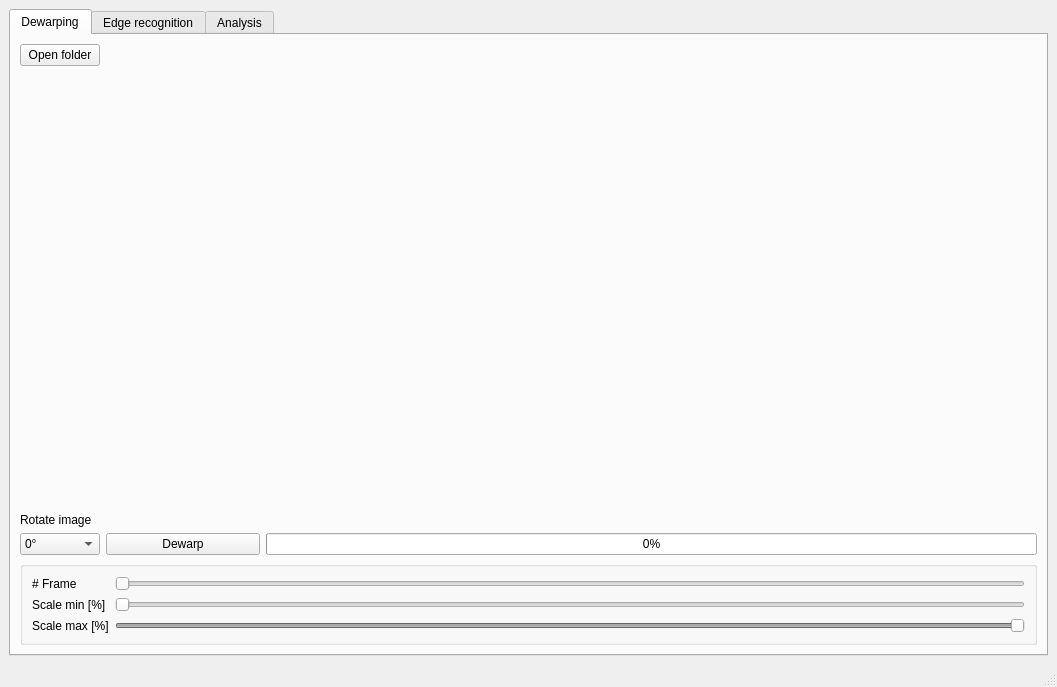
<?xml version="1.0" encoding="UTF-8"?>
<ui version="4.0">
 <class>MainWindow</class>
 <widget class="QMainWindow" name="MainWindow">
  <property name="windowModality">
   <enum>Qt::WindowModality::NonModal</enum>
  </property>
  <property name="geometry">
   <rect>
    <x>0</x>
    <y>0</y>
    <width>1057</width>
    <height>687</height>
   </rect>
  </property>
  <property name="acceptDrops">
   <bool>true</bool>
  </property>
  <property name="windowTitle">
   <string>Flamespread Analysis Tool</string>
  </property>
  <widget class="QWidget" name="centralwidget">
   <layout class="QGridLayout" name="gridLayout_6">
    <item row="0" column="0">
     <widget class="QTabWidget" name="tabWidget">
      <property name="currentIndex">
       <number>0</number>
      </property>
      <widget class="QWidget" name="tab_dewarping">
       <attribute name="title">
        <string>Dewarping</string>
       </attribute>
       <layout class="QGridLayout" name="gridLayout_4">
        <item row="1" column="0">
         <layout class="QVBoxLayout" name="verticalLayout_6">
          <item>
           <layout class="QHBoxLayout" name="horizontalLayout_5">
            <item>
             <layout class="QVBoxLayout" name="verticalLayout_12">
              <item>
               <widget class="QPushButton" name="button_open_folder">
                <property name="text">
                 <string>Open folder</string>
                </property>
               </widget>
              </item>
              <item>
               <spacer name="verticalSpacer_3">
                <property name="orientation">
                 <enum>Qt::Orientation::Vertical</enum>
                </property>
                <property name="sizeHint" stdset="0">
                 <size>
                  <width>20</width>
                  <height>40</height>
                 </size>
                </property>
               </spacer>
              </item>
              <item>
               <widget class="QLabel" name="label_4">
                <property name="text">
                 <string>Rotate image</string>
                </property>
               </widget>
              </item>
              <item>
               <widget class="QComboBox" name="combo_rotation">
                <item>
                 <property name="text">
                  <string>0°</string>
                 </property>
                </item>
                <item>
                 <property name="text">
                  <string>90°</string>
                 </property>
                </item>
                <item>
                 <property name="text">
                  <string>180°</string>
                 </property>
                </item>
                <item>
                 <property name="text">
                  <string>270°</string>
                 </property>
                </item>
               </widget>
              </item>
             </layout>
            </item>
            <item>
             <layout class="QVBoxLayout" name="verticalLayout_5" stretch="6,1">
              <item>
               <widget class="SelectableImshowCanvas" name="plot_dewarping" native="true">
                <property name="minimumSize">
                 <size>
                  <width>100</width>
                  <height>100</height>
                 </size>
                </property>
               </widget>
              </item>
              <item>
               <layout class="QHBoxLayout" name="horizontalLayout_3" stretch="1,5">
                <item>
                 <widget class="QPushButton" name="button_dewarp">
                  <property name="text">
                   <string>Dewarp</string>
                  </property>
                 </widget>
                </item>
                <item>
                 <widget class="QProgressBar" name="progress_dewarping">
                  <property name="value">
                   <number>0</number>
                  </property>
                 </widget>
                </item>
               </layout>
              </item>
             </layout>
            </item>
           </layout>
          </item>
          <item>
           <widget class="QGroupBox" name="Sliderbox">
            <property name="enabled">
             <bool>true</bool>
            </property>
            <property name="title">
             <string/>
            </property>
            <layout class="QGridLayout" name="gridLayout">
             <item row="0" column="0">
              <layout class="QHBoxLayout" name="horizontalLayout">
               <item>
                <layout class="QVBoxLayout" name="verticalLayout_3">
                 <item>
                  <widget class="QLabel" name="label_3">
                   <property name="text">
                    <string># Frame</string>
                   </property>
                  </widget>
                 </item>
                 <item>
                  <widget class="QLabel" name="label">
                   <property name="text">
                    <string>Scale min [%]</string>
                   </property>
                  </widget>
                 </item>
                 <item>
                  <widget class="QLabel" name="label_2">
                   <property name="text">
                    <string>Scale max [%]</string>
                   </property>
                  </widget>
                 </item>
                </layout>
               </item>
               <item>
                <layout class="QVBoxLayout" name="verticalLayout_8">
                 <item>
                  <widget class="QSlider" name="slider_frame">
                   <property name="enabled">
                    <bool>false</bool>
                   </property>
                   <property name="maximum">
                    <number>99</number>
                   </property>
                   <property name="sliderPosition">
                    <number>0</number>
                   </property>
                   <property name="orientation">
                    <enum>Qt::Orientation::Horizontal</enum>
                   </property>
                  </widget>
                 </item>
                 <item>
                  <widget class="QSlider" name="slider_scale_min">
                   <property name="enabled">
                    <bool>false</bool>
                   </property>
                   <property name="orientation">
                    <enum>Qt::Orientation::Horizontal</enum>
                   </property>
                  </widget>
                 </item>
                 <item>
                  <widget class="QSlider" name="slider_scale_max">
                   <property name="enabled">
                    <bool>false</bool>
                   </property>
                   <property name="value">
                    <number>99</number>
                   </property>
                   <property name="orientation">
                    <enum>Qt::Orientation::Horizontal</enum>
                   </property>
                  </widget>
                 </item>
                </layout>
               </item>
              </layout>
             </item>
            </layout>
           </widget>
          </item>
         </layout>
        </item>
       </layout>
      </widget>
      <widget class="QWidget" name="tab_edge">
       <attribute name="title">
        <string>Edge recognition</string>
       </attribute>
       <layout class="QGridLayout" name="gridLayout_3">
        <item row="0" column="0">
         <layout class="QHBoxLayout" name="horizontalLayout_7">
          <item>
           <widget class="QPushButton" name="button_find_edge">
            <property name="text">
             <string>Find edges</string>
            </property>
           </widget>
          </item>
          <item>
           <widget class="QProgressBar" name="progress_edge_finding">
            <property name="value">
             <number>24</number>
            </property>
           </widget>
          </item>
         </layout>
        </item>
       </layout>
      </widget>
      <widget class="QWidget" name="tab_analysis">
       <property name="enabled">
        <bool>true</bool>
       </property>
       <attribute name="title">
        <string>Analysis</string>
       </attribute>
       <layout class="QGridLayout" name="gridLayout_5">
        <item row="0" column="0">
         <layout class="QHBoxLayout" name="horizontalLayout_8">
          <item>
           <widget class="QSlider" name="slider_analysis_y">
            <property name="orientation">
             <enum>Qt::Orientation::Vertical</enum>
            </property>
            <property name="tickPosition">
             <enum>QSlider::TickPosition::TicksBothSides</enum>
            </property>
           </widget>
          </item>
          <item>
           <widget class="ImshowCanvas" name="plot_analysis" native="true"/>
          </item>
         </layout>
        </item>
       </layout>
      </widget>
     </widget>
    </item>
   </layout>
  </widget>
  <widget class="QMenuBar" name="menubar">
   <property name="geometry">
    <rect>
     <x>0</x>
     <y>0</y>
     <width>1057</width>
     <height>24</height>
    </rect>
   </property>
  </widget>
  <widget class="QStatusBar" name="statusbar"/>
 </widget>
 <customwidgets>
  <customwidget>
   <class>ImshowCanvas</class>
   <extends>QWidget</extends>
   <header>imshow_canvas</header>
   <container>1</container>
  </customwidget>
  <customwidget>
   <class>SelectableImshowCanvas</class>
   <extends>QWidget</extends>
   <header>selectable_imshow_canvas</header>
   <container>1</container>
  </customwidget>
 </customwidgets>
 <resources/>
 <connections/>
</ui>
